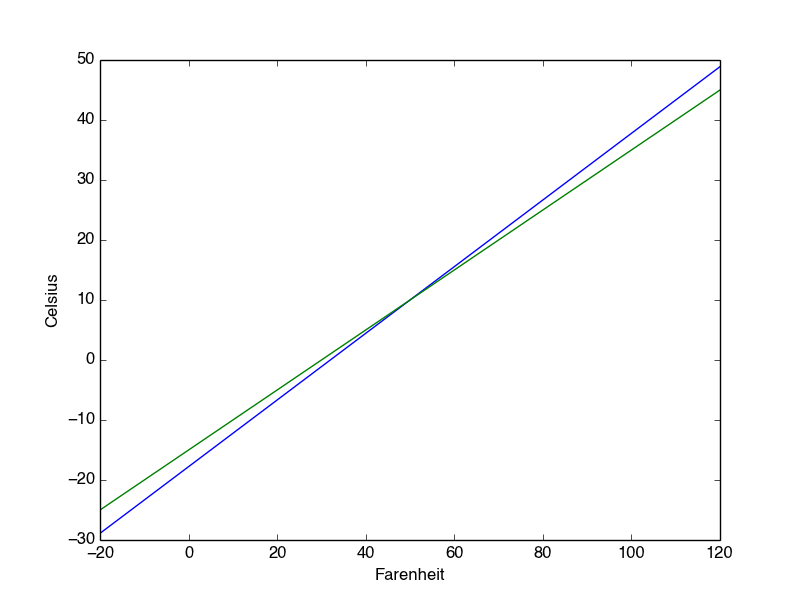

The script that drew this image:
import numpy as np
import matplotlib.pyplot as plt


def exact_conv(F):
    return 5 / 9. * (F - 32)


def approx_conv(F):
    return 0.5 * (F - 30)

Flist = np.linspace(-20, 120, 141)

ax = plt.subplot(111)

ax.plot(Flist, exact_conv(Flist))
ax.plot(Flist, approx_conv(Flist))
ax.set_xlabel('Farenheit')
ax.set_ylabel('Celsius')

plt.show()
